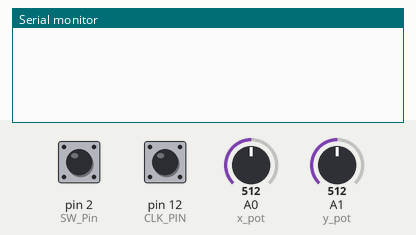
A sketch run on a simulated Arduino Uno, built with avr-gcc and run on an emulated ATmega328P. Shown: the last lines printed to the serial monitor. The inputs (shaded band) are chosen by the test bench; at power-on: A0 (x_pot) = 512, A1 (y_pot) = 512, pin 2 (SW_Pin) HIGH, pin 12 (CLK_PIN) HIGH.

Above: at 1.2 s.
1.3 s: A0 (x_pot) set to 55
2.8 s: A0 (x_pot) set to 45
At 3.9 s:
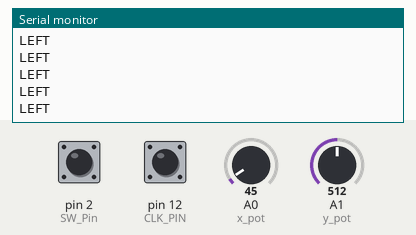
4.7 s: A1 (y_pot) set to 55
6.2 s: A1 (y_pot) set to 46
At 7.3 s:
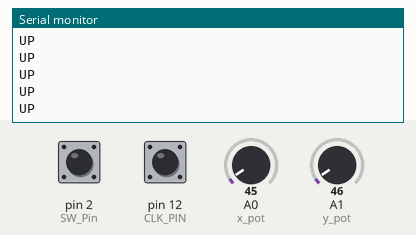

Measured:
- the behaviour switches between 50 and 49 on A0 (x_pot) (found by bisection; images 0 and 1)
- the behaviour switches between 50 and 49 on A1 (y_pot) (found by bisection; images 1 and 2)
- after the input at 2.8 s, the serial monitor: prints a new line at once (image 1)
- after the input at 6.2 s, the serial monitor: prints a new line at once (image 2)

The sketch:

project2.ino
```cpp
#define CLK_PIN 12
#define DT_PIN 13
const int x_pot = A0;
const int y_pot = A1;
const int SW_Pin = 2;

int counter = 0;
int lastCounter = 0;
int currentStateCLK;
int lastStateCLK;
int buttonState = HIGH;
int lastButtonState = HIGH;

unsigned long lastJoystickTime = 0;
const unsigned long joystickInterval = 10;

void setup() {
  Serial.begin(9600);
  pinMode(CLK_PIN, INPUT_PULLUP);
  pinMode(DT_PIN, INPUT_PULLUP);
  pinMode(x_pot, INPUT);
  pinMode(y_pot, INPUT);
  pinMode(SW_Pin, INPUT_PULLUP);
  lastStateCLK = digitalRead(CLK_PIN);
}

void loop() {
  currentStateCLK = digitalRead(CLK_PIN);

  if (currentStateCLK != lastStateCLK && currentStateCLK == LOW) {
    if (digitalRead(DT_PIN) == HIGH) {
      counter--;
    } else {
      counter++;
    }
  }
  lastStateCLK = currentStateCLK;
  if (counter != lastCounter) {
    Serial.println(counter);
    lastCounter = counter;
  }
  buttonState = digitalRead(SW_Pin);
  if (buttonState != lastButtonState) {
    if (buttonState == LOW) {
      Serial.println("ACTIVE");
    } else {
      Serial.println("NONACTIVE");
    }
    lastButtonState = buttonState;
  }

  if (millis() - lastJoystickTime >= joystickInterval) {
    lastJoystickTime = millis();
    int current_y = analogRead(y_pot);
    int current_x = analogRead(x_pot);
    if (current_y > 1000) {
      Serial.println("DOWN");
    } else if (current_x > 1000) {
      Serial.println("RIGHT");
    } else if (current_y < 50) {
      Serial.println("UP");
    } else if (current_x < 50) {
      Serial.println("LEFT");
    }
  }

}
```
